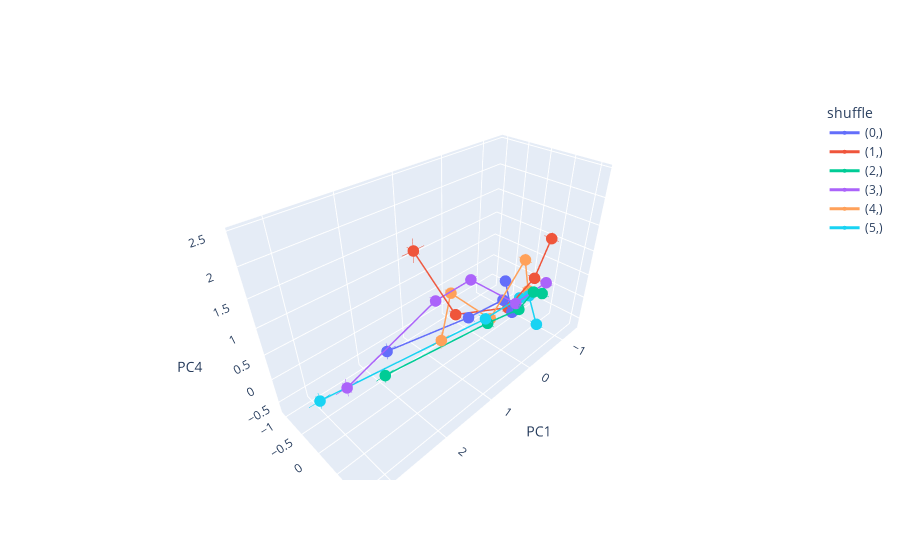

Notebook cell for this chart:
### Code cell
a = merged_df.groupby(["shuffle", 'bin_frac'])[['pc1', 'pc2', 'pc3', 'pc4']].mean()
cluster_stats =  merged_df.groupby(["shuffle", 'bin_frac'])[['pc1', 'pc2', 'pc3', 'pc4']].sem()
cluster_stats.columns = ["pc1_err", "pc2_err",  'pc3_err', "pc4_err"]
cluster_stats = cluster_stats.reset_index()
# Example: using your dataframe 'all_mice'
fig = go.Figure()

for cluster, df  in a.groupby(["shuffle"]):
    
    fig.add_trace(go.Scatter3d(
        x=df["pc1"],
        y=df["pc2"],
        z=df["pc3"],
        mode='lines+markers',
        name=str(cluster),
        error_x=dict(
            type="data",
            array=cluster_stats["pc1_err"],   # symmetric errors
            visible=True
        ),
        error_y=dict(
            type="data",
            array=cluster_stats["pc2_err"],
            visible=True
        ),
        error_z=dict(
            type="data",
            array=cluster_stats["pc3_err"],
            visible=True
        ),
        marker=dict(size=4),
        line=dict(width=3)
))
fig.update_layout(
    scene=dict(
        xaxis_title="PC1",
        yaxis_title="PC2",
        zaxis_title="PC4",
    ),
    legend_title_text="shuffle"
)

fig.show()
